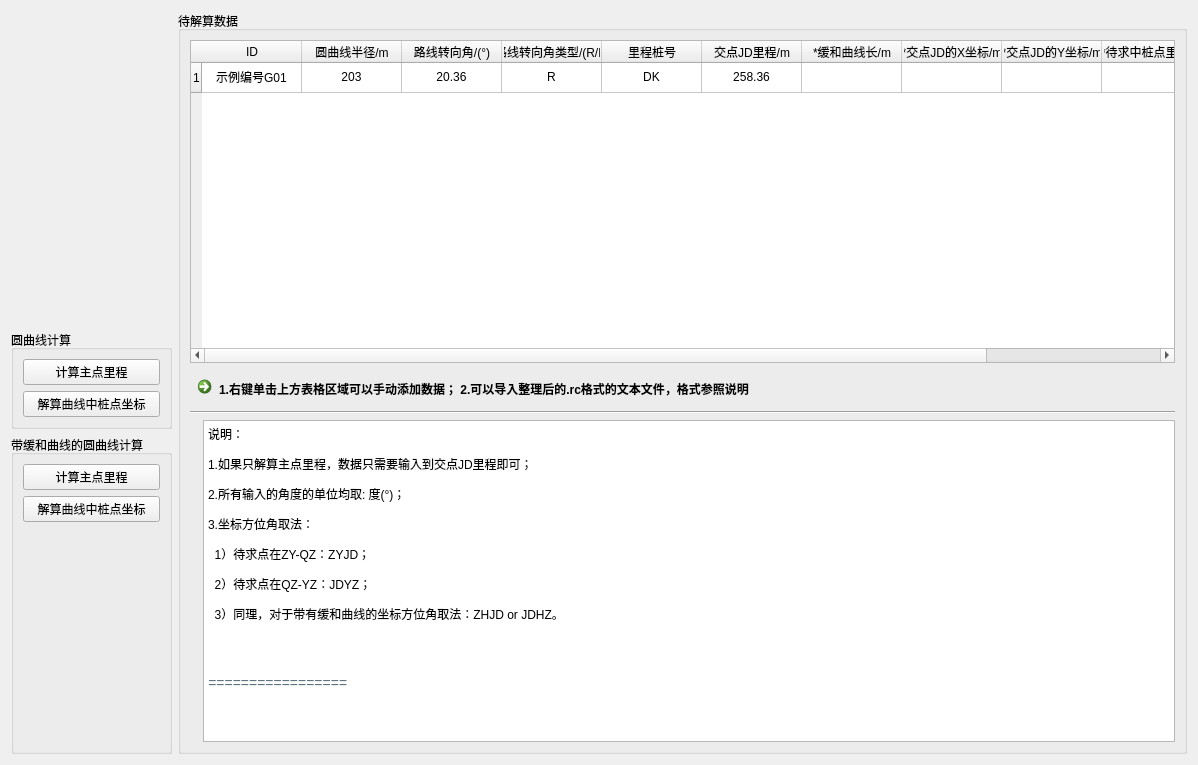
<?xml version="1.0" encoding="UTF-8"?>
<ui version="4.0">
 <class>Form</class>
 <widget class="QWidget" name="Form">
  <property name="geometry">
   <rect>
    <x>0</x>
    <y>0</y>
    <width>1198</width>
    <height>765</height>
   </rect>
  </property>
  <property name="windowTitle">
   <string>Form</string>
  </property>
  <property name="windowIcon">
   <iconset>
    <normaloff>../../source/icon/download.png</normaloff>../../source/icon/download.png</iconset>
  </property>
  <layout class="QHBoxLayout" name="horizontalLayout">
   <item>
    <layout class="QVBoxLayout" name="verticalLayout_4">
     <item>
      <spacer name="verticalSpacer">
       <property name="orientation">
        <enum>Qt::Vertical</enum>
       </property>
       <property name="sizeHint" stdset="0">
        <size>
         <width>20</width>
         <height>40</height>
        </size>
       </property>
      </spacer>
     </item>
     <item>
      <widget class="QGroupBox" name="groupBox">
       <property name="title">
        <string>圆曲线计算</string>
       </property>
       <layout class="QVBoxLayout" name="verticalLayout_2">
        <item>
         <widget class="QPushButton" name="button_mainMileage">
          <property name="text">
           <string>计算主点里程</string>
          </property>
         </widget>
        </item>
        <item>
         <widget class="QPushButton" name="button_pointStation">
          <property name="text">
           <string>解算曲线中桩点坐标</string>
          </property>
         </widget>
        </item>
       </layout>
      </widget>
     </item>
     <item>
      <widget class="QGroupBox" name="groupBox_2">
       <property name="title">
        <string>带缓和曲线的圆曲线计算</string>
       </property>
       <layout class="QVBoxLayout" name="verticalLayout_3">
        <item>
         <widget class="QPushButton" name="button_easementMainMileage">
          <property name="text">
           <string>计算主点里程</string>
          </property>
         </widget>
        </item>
        <item>
         <widget class="QPushButton" name="button_easementPointStation">
          <property name="text">
           <string>解算曲线中桩点坐标</string>
          </property>
         </widget>
        </item>
        <item>
         <widget class="QLabel" name="label_2">
          <property name="text">
           <string/>
          </property>
          <property name="pixmap">
           <pixmap>../../source/icon/designer-tools.png</pixmap>
          </property>
          <property name="alignment">
           <set>Qt::AlignCenter</set>
          </property>
         </widget>
        </item>
        <item>
         <spacer name="verticalSpacer_2">
          <property name="orientation">
           <enum>Qt::Vertical</enum>
          </property>
          <property name="sizeHint" stdset="0">
           <size>
            <width>20</width>
            <height>40</height>
           </size>
          </property>
         </spacer>
        </item>
       </layout>
      </widget>
     </item>
    </layout>
   </item>
   <item>
    <widget class="QGroupBox" name="groupBox_3">
     <property name="title">
      <string>待解算数据</string>
     </property>
     <layout class="QVBoxLayout" name="verticalLayout">
      <item>
       <widget class="QTableWidget" name="tableWidget">
        <row>
         <property name="text">
          <string>1</string>
         </property>
        </row>
        <column>
         <property name="text">
          <string>ID</string>
         </property>
        </column>
        <column>
         <property name="text">
          <string>圆曲线半径/m</string>
         </property>
        </column>
        <column>
         <property name="text">
          <string>路线转向角/(°)</string>
         </property>
        </column>
        <column>
         <property name="text">
          <string>路线转向角类型/(R/L)</string>
         </property>
        </column>
        <column>
         <property name="text">
          <string>里程桩号</string>
         </property>
        </column>
        <column>
         <property name="text">
          <string>交点JD里程/m</string>
         </property>
        </column>
        <column>
         <property name="text">
          <string>*缓和曲线长/m</string>
         </property>
        </column>
        <column>
         <property name="text">
          <string>*交点JD的X坐标/m</string>
         </property>
        </column>
        <column>
         <property name="text">
          <string>*交点JD的Y坐标/m</string>
         </property>
        </column>
        <column>
         <property name="text">
          <string>*待求中桩点里程/m</string>
         </property>
        </column>
        <column>
         <property name="text">
          <string>入(出)线坐标方位角/°</string>
         </property>
        </column>
        <item row="0" column="0">
         <property name="text">
          <string>示例编号G01</string>
         </property>
         <property name="textAlignment">
          <set>AlignCenter</set>
         </property>
        </item>
        <item row="0" column="1">
         <property name="text">
          <string>203</string>
         </property>
         <property name="textAlignment">
          <set>AlignCenter</set>
         </property>
        </item>
        <item row="0" column="2">
         <property name="text">
          <string>20.36</string>
         </property>
         <property name="textAlignment">
          <set>AlignCenter</set>
         </property>
        </item>
        <item row="0" column="3">
         <property name="text">
          <string>R</string>
         </property>
         <property name="textAlignment">
          <set>AlignCenter</set>
         </property>
        </item>
        <item row="0" column="4">
         <property name="text">
          <string>DK</string>
         </property>
         <property name="textAlignment">
          <set>AlignCenter</set>
         </property>
        </item>
        <item row="0" column="5">
         <property name="text">
          <string>258.36</string>
         </property>
         <property name="textAlignment">
          <set>AlignCenter</set>
         </property>
        </item>
        <item row="0" column="6">
         <property name="text">
          <string/>
         </property>
         <property name="textAlignment">
          <set>AlignCenter</set>
         </property>
        </item>
        <item row="0" column="7">
         <property name="text">
          <string/>
         </property>
         <property name="textAlignment">
          <set>AlignCenter</set>
         </property>
        </item>
        <item row="0" column="8">
         <property name="text">
          <string/>
         </property>
         <property name="textAlignment">
          <set>AlignCenter</set>
         </property>
        </item>
        <item row="0" column="9">
         <property name="text">
          <string/>
         </property>
         <property name="textAlignment">
          <set>AlignCenter</set>
         </property>
        </item>
        <item row="0" column="10">
         <property name="text">
          <string/>
         </property>
         <property name="textAlignment">
          <set>AlignCenter</set>
         </property>
        </item>
       </widget>
      </item>
      <item>
       <widget class="QCommandLinkButton" name="commandLinkButton">
        <property name="text">
         <string>1.右键单击上方表格区域可以手动添加数据； 2.可以导入整理后的.rc格式的文本文件，格式参照说明</string>
        </property>
       </widget>
      </item>
      <item>
       <widget class="Line" name="line">
        <property name="orientation">
         <enum>Qt::Horizontal</enum>
        </property>
       </widget>
      </item>
      <item>
       <layout class="QHBoxLayout" name="horizontalLayout_2">
        <item>
         <widget class="QLabel" name="label">
          <property name="sizePolicy">
           <sizepolicy hsizetype="Preferred" vsizetype="Preferred">
            <horstretch>0</horstretch>
            <verstretch>0</verstretch>
           </sizepolicy>
          </property>
          <property name="text">
           <string/>
          </property>
          <property name="pixmap">
           <pixmap>../../source/icon/ric.png</pixmap>
          </property>
          <property name="alignment">
           <set>Qt::AlignCenter</set>
          </property>
         </widget>
        </item>
        <item>
         <widget class="QTextEdit" name="textEdit">
          <property name="html">
           <string>&lt;!DOCTYPE HTML PUBLIC &quot;-//W3C//DTD HTML 4.0//EN&quot; &quot;http://www.w3.org/TR/REC-html40/strict.dtd&quot;&gt;
&lt;html&gt;&lt;head&gt;&lt;meta name=&quot;qrichtext&quot; content=&quot;1&quot; /&gt;&lt;style type=&quot;text/css&quot;&gt;
p, li { white-space: pre-wrap; }
&lt;/style&gt;&lt;/head&gt;&lt;body style=&quot; font-family:'SimSun'; font-size:9pt; font-weight:400; font-style:normal;&quot;&gt;
&lt;p style=&quot; margin-top:12px; margin-bottom:12px; margin-left:0px; margin-right:0px; -qt-block-indent:0; text-indent:0px;&quot;&gt;说明：&lt;/p&gt;
&lt;p style=&quot; margin-top:12px; margin-bottom:12px; margin-left:0px; margin-right:0px; -qt-block-indent:0; text-indent:0px;&quot;&gt;1.如果只解算主点里程，数据只需要输入到交点JD里程即可；&lt;/p&gt;
&lt;p style=&quot; margin-top:12px; margin-bottom:12px; margin-left:0px; margin-right:0px; -qt-block-indent:0; text-indent:0px;&quot;&gt;2.所有输入的角度的单位均取: 度(°)；&lt;/p&gt;
&lt;p style=&quot; margin-top:12px; margin-bottom:12px; margin-left:0px; margin-right:0px; -qt-block-indent:0; text-indent:0px;&quot;&gt;3.坐标方位角取法：&lt;/p&gt;
&lt;p style=&quot; margin-top:12px; margin-bottom:12px; margin-left:0px; margin-right:0px; -qt-block-indent:0; text-indent:0px;&quot;&gt;  1）待求点在ZY-QZ：ZYJD；&lt;/p&gt;
&lt;p style=&quot; margin-top:12px; margin-bottom:12px; margin-left:0px; margin-right:0px; -qt-block-indent:0; text-indent:0px;&quot;&gt;  2）待求点在QZ-YZ：JDYZ；&lt;/p&gt;
&lt;p style=&quot; margin-top:12px; margin-bottom:12px; margin-left:0px; margin-right:0px; -qt-block-indent:0; text-indent:0px;&quot;&gt;  3）同理，对于带有缓和曲线的坐标方位角取法：ZHJD or JDHZ。&lt;/p&gt;
&lt;p style=&quot; margin-top:12px; margin-bottom:12px; margin-left:0px; margin-right:0px; -qt-block-indent:0; text-indent:0px;&quot;&gt;&lt;br /&gt;&lt;/p&gt;
&lt;p style=&quot; margin-top:12px; margin-bottom:12px; margin-left:0px; margin-right:0px; -qt-block-indent:0; text-indent:0px;&quot;&gt;&lt;span style=&quot; font-family:'Source Code Pro'; font-size:10.5pt; font-style:italic; color:#546e7a;&quot;&gt;=================&lt;/span&gt;&lt;/p&gt;&lt;/body&gt;&lt;/html&gt;</string>
          </property>
         </widget>
        </item>
       </layout>
      </item>
     </layout>
    </widget>
   </item>
  </layout>
 </widget>
 <resources/>
 <connections/>
</ui>
